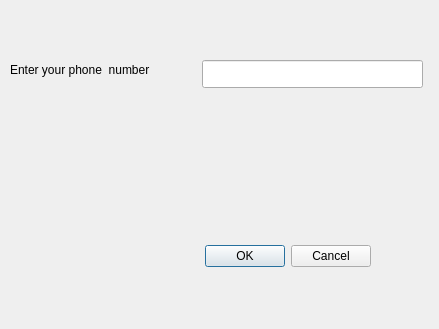
<?xml version="1.0" encoding="UTF-8"?>
<ui version="4.0">
 <class>Forgotten</class>
 <widget class="QDialog" name="Forgotten">
  <property name="geometry">
   <rect>
    <x>0</x>
    <y>0</y>
    <width>439</width>
    <height>329</height>
   </rect>
  </property>
  <property name="windowTitle">
   <string>Dialog</string>
  </property>
  <widget class="QDialogButtonBox" name="buttonBox">
   <property name="geometry">
    <rect>
     <x>30</x>
     <y>240</y>
     <width>341</width>
     <height>32</height>
    </rect>
   </property>
   <property name="orientation">
    <enum>Qt::Horizontal</enum>
   </property>
   <property name="standardButtons">
    <set>QDialogButtonBox::Cancel|QDialogButtonBox::Ok</set>
   </property>
  </widget>
  <widget class="QLabel" name="label">
   <property name="geometry">
    <rect>
     <x>10</x>
     <y>60</y>
     <width>181</width>
     <height>20</height>
    </rect>
   </property>
   <property name="text">
    <string>Enter your phone  number</string>
   </property>
  </widget>
  <widget class="QLineEdit" name="phoneNum">
   <property name="geometry">
    <rect>
     <x>202</x>
     <y>60</y>
     <width>221</width>
     <height>28</height>
    </rect>
   </property>
  </widget>
 </widget>
 <resources/>
 <connections>
  <connection>
   <sender>buttonBox</sender>
   <signal>accepted()</signal>
   <receiver>Forgotten</receiver>
   <slot>accept()</slot>
   <hints>
    <hint type="sourcelabel">
     <x>248</x>
     <y>254</y>
    </hint>
    <hint type="destinationlabel">
     <x>157</x>
     <y>274</y>
    </hint>
   </hints>
  </connection>
  <connection>
   <sender>buttonBox</sender>
   <signal>rejected()</signal>
   <receiver>Forgotten</receiver>
   <slot>reject()</slot>
   <hints>
    <hint type="sourcelabel">
     <x>316</x>
     <y>260</y>
    </hint>
    <hint type="destinationlabel">
     <x>286</x>
     <y>274</y>
    </hint>
   </hints>
  </connection>
 </connections>
</ui>
